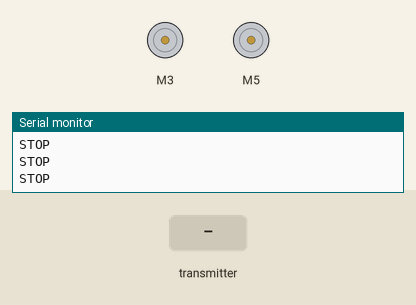
This sketch was run on a simulated Arduino Uno, built with avr-gcc and run on an emulated ATmega328P. Shown: 2 × DC motor (green arrow = forward, orange = backward, longer = faster), the last lines printed to the serial monitor. Inputs (shaded band) come from the test bench. No radio packets arrive unless stated.

Above: at 1.2 s.
1.3 s: the transmitter starts sending leftSpeed = 64
At 1.7 s:
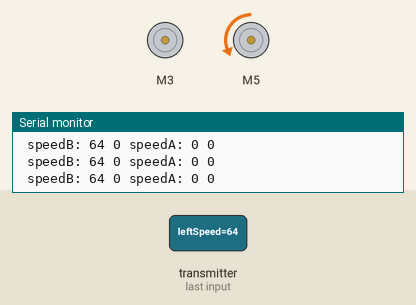
2.8 s: the transmitter starts sending leftForward = 1
At 4.0 s:
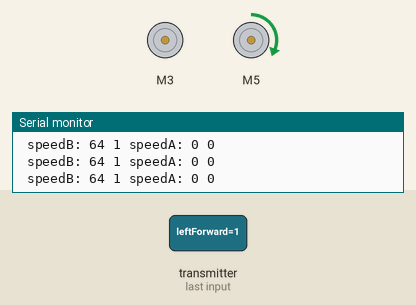
4.3 s: the transmitter starts sending rightSpeed = 64
At 5.1 s:
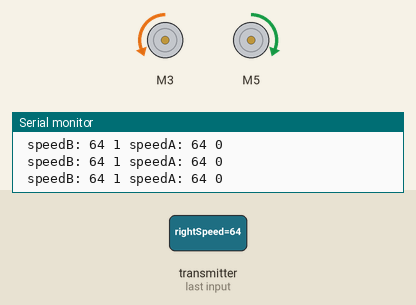
5.8 s: the transmitter starts sending rightForward = 1
At 6.3 s:
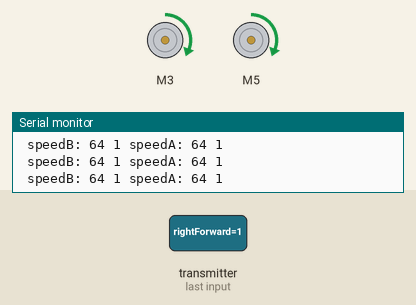
7.3 s: the transmitter starts sending leftSpeed = 0
At 8.5 s:
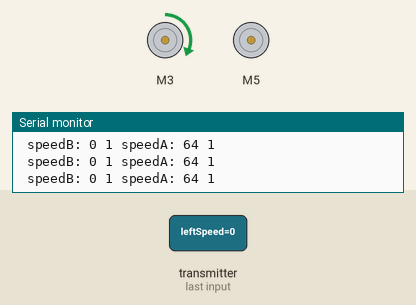
8.8 s: the transmitter starts sending rightForward = 0
At 9.8 s:
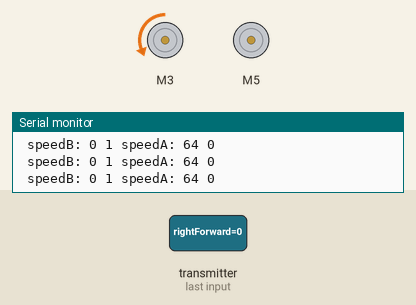
Timing chart, 0 to 11.3 s (numbered marks = the images above; inputs shaded):
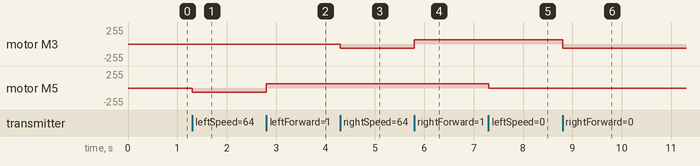

Measured:
- after the input at 1.3 s, motor M5: stopped → backward 64/255 at once
- after the input at 2.8 s, motor M5: backward 64/255 → forward 64/255 at once
- after the input at 4.3 s, motor M3: stopped → backward 64/255 at once
- after the input at 5.8 s, motor M3: backward 64/255 → forward 64/255 at once
- after the input at 7.3 s, motor M5: forward 64/255 → stopped at once
- after the input at 8.8 s, motor M3: forward 64/255 → backward 64/255 at once

The sketch:

car.ino
```cpp
#include <SPI.h>
#include <RF24.h>
#include <L298NX2.h>

const int RF24_CE = 7;
const int RF24_CSN = 8;

const int EN_A = 9;
const int IN1_A = 3;
const int IN2_A = 4;

const int EN_B = 10;
const int IN1_B = 5;
const int IN2_B = 6;

const int COMMAND_EXECUTION_INTERVAL = 150;

const byte radio_address[6] = "99999";
RF24 radio(RF24_CE, RF24_CSN);

// Initialize both motors
L298NX2 motors(EN_A, IN1_A, IN2_A, EN_B, IN1_B, IN2_B);

unsigned long lastCommandTimestamp = 0;

struct commandStruct {
  bool leftForward;
  byte leftSpeed;
  bool rightForward;
  byte rightSpeed;
};

void setup() {
  Serial.begin(115200);

  Serial.print("radio.begin: ");
  Serial.println(radio.begin());

  while (!radio.begin()) {
    Serial.println(F("radio hardware is not responding!!"));
  }

  radio.setAutoAck(false); // non-original NRF24 modules work only with disabled auto-ack

  radio.setPALevel(RF24_PA_MAX);

  radio.setPayloadSize(sizeof(commandStruct));

  radio.openReadingPipe(1, radio_address);

  radio.startListening();

  // For debugging info
  //printf_begin();             // needed only once for printing details
  //radio.printDetails();       // (smaller) function that prints raw register values
  //radio.printPrettyDetails(); // (larger) function that prints human readable data
}


struct commandStruct command;

struct commandStruct receiveNextCommand() {
    struct commandStruct command;

    radio.read(&command, sizeof(command));

    return command;
}

void loop() {
    if (radio.available()) {

      struct commandStruct nextCommand = receiveNextCommand();

      lastCommandTimestamp = millis();

      motors.setSpeedB(nextCommand.leftSpeed);

      Serial.print(" speedB: ");
      Serial.print(nextCommand.leftSpeed);
      Serial.print(" ");
      Serial.print(nextCommand.leftForward);

      if (nextCommand.leftForward) {
        motors.forwardB();
      } else {
        motors.backwardB();
      }

      motors.setSpeedA(nextCommand.rightSpeed);

      Serial.print(" speedA: ");
      Serial.print(nextCommand.rightSpeed);
      Serial.print(" ");
      Serial.print(nextCommand.rightForward);

      if (nextCommand.rightForward) {
        motors.forwardA();
      } else {
        motors.backwardA();
      }

      Serial.println();
    }
  if (millis() - lastCommandTimestamp > COMMAND_EXECUTION_INTERVAL) {
    Serial.println("STOP");
    motors.stop();
  }
}
```
